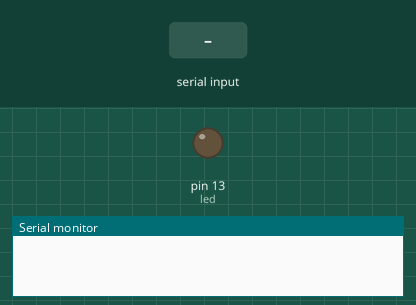
The sketch below on a simulated Arduino Uno, built with avr-gcc and run on an emulated ATmega328P. Shown: output pins drawn as LEDs (lit = HIGH), the last lines printed to the serial monitor. The test bench sets the inputs (shaded band).

Above: at 1.2 s.
1.3 s: "H" received over Serial
At 2.7 s:
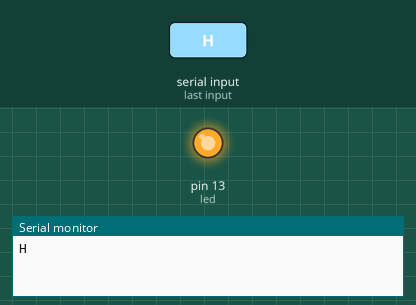
4.3 s: "L" received over Serial
At 5.0 s:
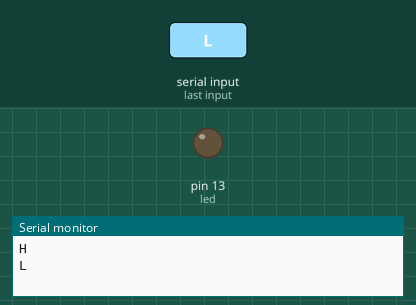
Timing chart, 0 to 7.3 s (numbered marks = the images above; inputs shaded):
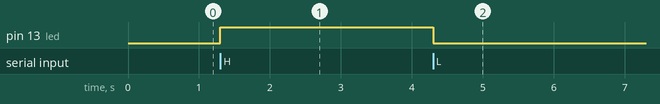

Measured:
- after the input at 1.3 s, pin 13 (led): LOW → HIGH at once
- after the input at 4.3 s, pin 13 (led): HIGH → LOW at once

The sketch:

SerialLed.ino
```cpp
const int led = 13;        // give pin 13 a name

void setup() {
  Serial.begin(9600);      // open serial communication at 9600 bps
  pinMode(led, OUTPUT);    // make the LED pin an output
}

void loop() {
  if (Serial.available()) {
    char input = Serial.read();          // read a byte from the serial port
    if (input == 'H' || input == 'h') {  // if it's H or h
      digitalWrite(led, HIGH);           // turn the LED on
      Serial.println(input);             // echo what the user typed
    }
    else if (input == 'L' || input == 'l') {  // if it's L or l
      digitalWrite(led, LOW);                 // turn the LED off
      Serial.println(input);                  // echo what the user typed
    }
  }
}
```
